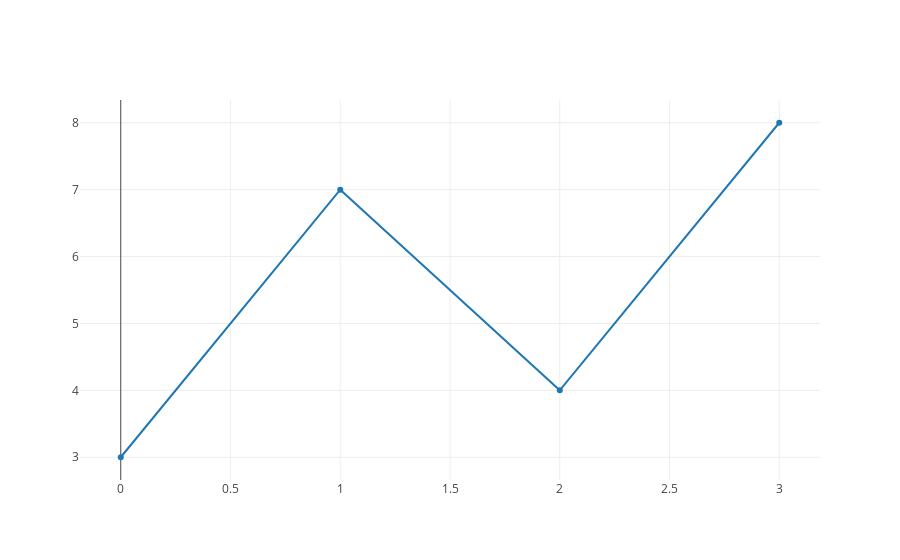

Write notebook code for a chart like this one.
### Code cell
# plotly
data = [go.Scatter(x=x, y=y, yaxis="y2")]
fig = go.Figure(data=data)
offline.iplot(fig)

### Figure 1 — Plotly figure (JSON) as saved in the notebook; plotly's stock layout.template omitted (floating-point values rounded to 4 significant figures)
{"data": [{"type": "scatter", "uid": "78b87a5e-45cf-4b38-8a54-903c53974062", "x": [0, 1, 2, 3], "y": [3, 7, 4, 8], "yaxis": "y2"}], "layout": {"autosize": true, "xaxis": {"autorange": true, "range": [-0.1753, 3.175], "type": "linear"}, "yaxis2": {"autorange": true, "range": [2.634, 8.366], "type": "linear"}}}
